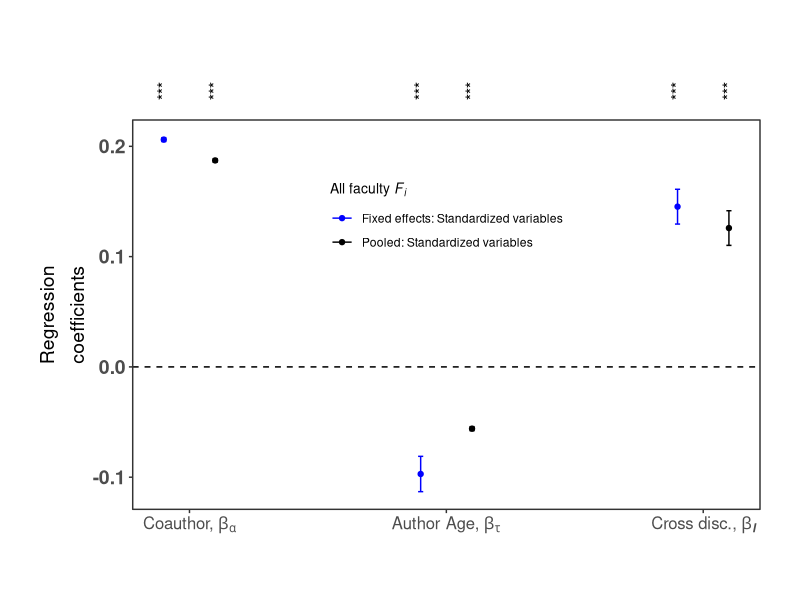
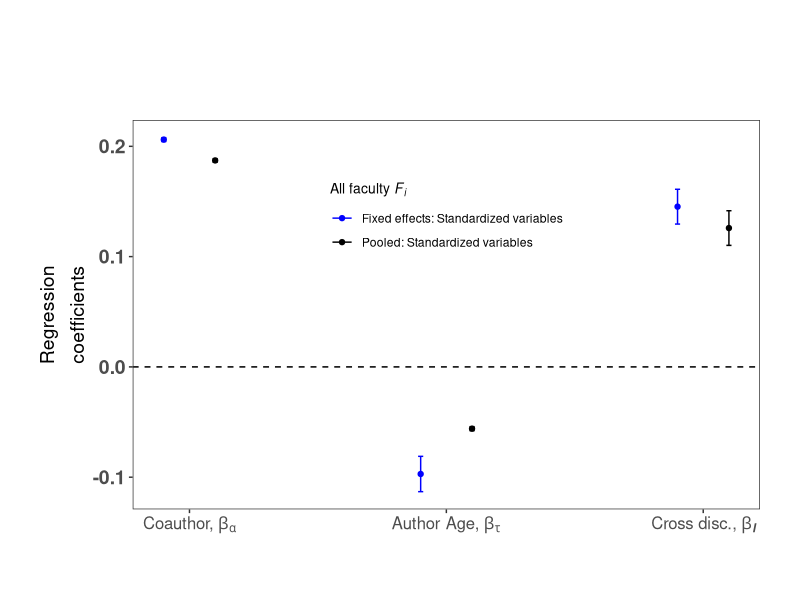

These figures' R source, in order:
### Plot figure 6A
library(ggplot2)
library(grid)

coeffAllNoFE <- c(0.1872, -0.0560, 0.1259)
sdAllNoFE <- c(0.0016, 0.0018, 0.0157)

coeffAllFE <- c(0.2061, -0.0971, 0.1453)
sdAllFE <- c(0.00173, 0.01601, 0.01578)

coeffAll <- c(coeffAllFE, coeffAllNoFE)
sdAll <- c(sdAllFE, sdAllNoFE)

df <- data.frame(
    x = c(c(4, 14, 24), c(6, 16, 26)),
    coeff = coeffAll,
    group = factor(c(1, 1, 1, 0, 0 ,0), levels=c(0, 1)),
    color = factor(c("blue", "blue", "blue", "black", "black", "black"), levels=c("blue", "black")),
    upper = coeffAll + sdAll,
    lower = coeffAll - sdAll
)

plotA <- ggplot(df)

# Pointranges
plotA <- plotA + geom_point(aes(x=x, y=coeff, ymin = lower, ymax = upper, group=group, colour=color), fatten = 5)
plotA <- plotA +
    geom_errorbar(aes(x=x, ymin = lower, ymax = upper, group=group, colour=color), width = 0.2) +
    geom_hline(yintercept=0, linetype=2) 

# Axis Label
x_breaks <- c(5.0, 15.0, 25.0)
x_labs <- c(expression("Coauthor," ~ bolditalic( beta[paste(alpha)] )),
            expression("Author Age," ~ bolditalic( beta[paste(tau)] )),
            expression("Cross disc.," ~ bolditalic( beta[paste("I")] ))
)
plotA <- plotA + xlab("") + 
        ylab((expression(atop("Regression", "coefficients")))) +
        scale_x_continuous(breaks=x_breaks, labels=x_labs)

# Themes
plotA <- plotA + theme_bw() +
    theme(axis.text.x = element_text(size=12, face="bold" ),
          axis.text.y = element_text(size=14, face="bold" ),
          axis.title = element_text(size=14, face="bold" ),
          plot.margin = unit(c(6,2,2,2), "lines") ) +
    theme(panel.grid.major = element_blank(), panel.grid.minor = element_blank())

# Annotation: Significant level
tg <- textGrob("***", rot = 90)
plotA <- plotA + 
    annotation_custom(grob = tg,  xmin = 4, xmax = 4, ymin = 0.25, ymax = 0.25) +
    annotation_custom(grob = tg,  xmin = 6, xmax = 6, ymin = 0.25, ymax = 0.25) +
    annotation_custom(grob = tg,  xmin = 14, xmax = 14, ymin = 0.25, ymax = 0.25) + 
    annotation_custom(grob = tg,  xmin = 16, xmax = 16, ymin = 0.25, ymax = 0.25) +
    annotation_custom(grob = tg,  xmin = 24, xmax = 24, ymin = 0.25, ymax = 0.25) + 
    annotation_custom(grob = tg,  xmin = 26, xmax = 26, ymin = 0.25, ymax = 0.25)

# Legend
plotA <- plotA + theme(legend.position=c(.5, .75), legend.title=element_text(size=10))


plotA <- plotA + scale_color_manual(values=c("blue", "black"),
                                     name=expression("All faculty" ~ italic("F"[paste("i")])),
                                     breaks=c("blue", "black"),
                                     labels=c("Fixed effects: Standardized variables", 
                                                "Pooled: Standardized variables"))

gt <- ggplot_gtable(ggplot_build(plotA))
gt$layout$clip[gt$layout$name=="panel"] <- "off"
grid.draw(gt)

